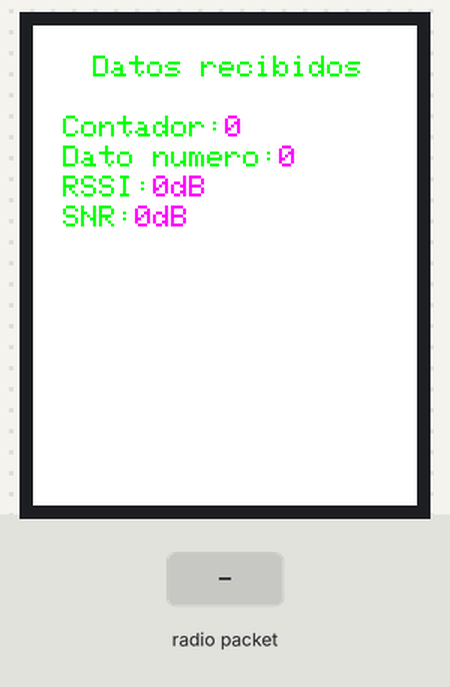
The sketch below on a simulated ESP32. Parts: 128×160 colour display. The test bench sets the inputs (shaded band). Storage starts empty; no radio packets arrive unless stated; what the sketch prints to the serial monitor is not drawn.

Above: at 6.4 s.
6.5 s: radio packet "10" arrives
At 7.7 s:
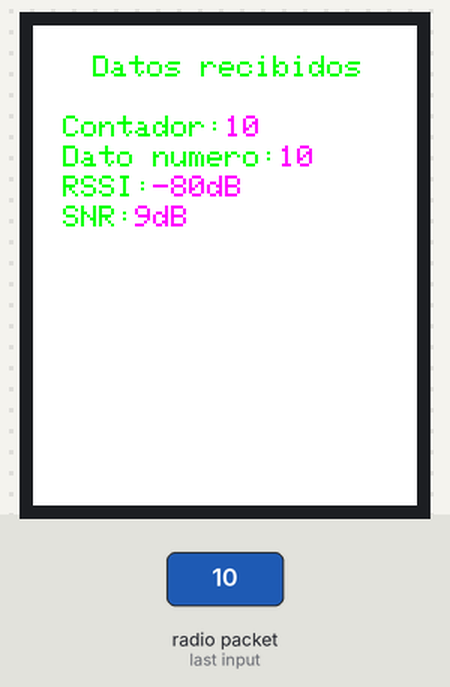
8.0 s: radio packet "5" arrives
At 8.9 s:
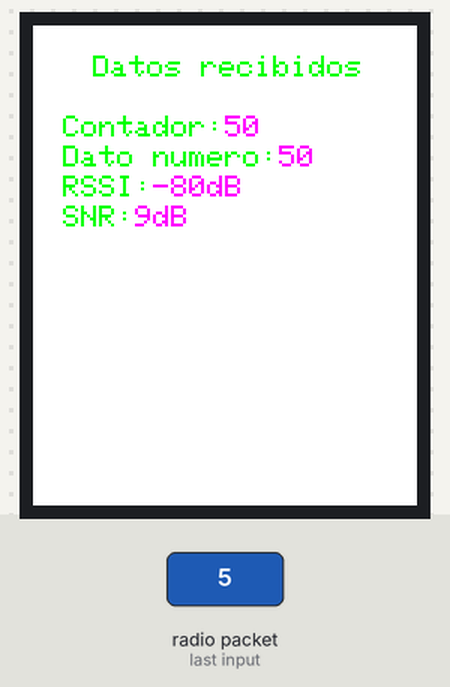
Timing chart, 0 to 11.0 s (numbered marks = the images above; inputs shaded):
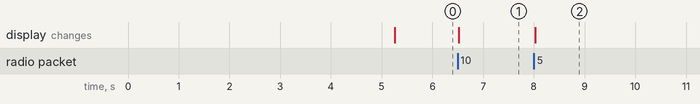

Measured:
- after the input at 6.5 s, the display: changes at once (image 1)
- after the input at 8.0 s, the display: changes at once (image 2)

The sketch:

RX_counter.ino
```cpp
#include <Arduino.h>
#include <Adafruit_GFX.h>
#include <Adafruit_ST7735.h>
#include <SPI.h>
#include <Wire.h>
#include <LoRa.h>
#include <TinyGPS.h>
#include <HardwareSerial.h>
#include <HMC5883L.h>
#include <SD.h>
#include <FS.h>

//Asignacion de pines para el modulo LoRa:
#define ss 5
#define rst 14
#define dio0 2
/* https://how2electronics.com/esp32-lora-sx1278-76-transmitter-receiver/
ESP32 Pins	            SX1278 Pins
GND 	                  GND
3.3V	                  VCC
D5(CS)	                  NSS
D23 	                  MOSI
D19 	                  MISO
D18 	                  SCK
D14 	                  RST
D2 	                      DIO0

*/

//Asignacion de pines para el display tft:
#define TFT_CS 12
#define TFT_RST 27
#define TFT_DC 13

//Creación de clases para uso de las librerias
Adafruit_ST7735 tft = Adafruit_ST7735(TFT_CS, TFT_DC, TFT_RST);
File SD_card_file;

//Variables para recepcion de datos LoRa
String inString = ""; // string to hold input
int val = 0;
String Datos_in = "";
int val_rssi, val_rssi_mean = 0;
float val_snr = 0.0;

//Variables para manipular datos de la SD
int UltimaPocicion=0;
int Valor=0;
char Archivo[50]="";
char Doc[50]="";
String cadena = "";
int totalBytes;

uint32_t Contador=0;
uint32_t Dato_num=0;


void setup()
{
    Serial.begin(9600);//Inicialización puerto serie (Comunicación con el PC)
//Inicialización del display tft
    tft.initR(INITR_BLACKTAB);
    tft.invertDisplay(false);
    //tft.setRotation(3);
    tft.fillScreen(ST7735_WHITE);                   //Background NEGRO de la TFT
    tft.setTextColor(ST7735_GREEN, ST7735_WHITE); // set color de texto magenta con fondo negro (revisar seccion de Notas)
    tft.setTextSize(1);
    tft.setCursor(30,40);
//Inicializacion modulo LoRa
    tft.println(F("LoRa Receiver"));
    LoRa.setPins(ss, rst, dio0);
    if (!LoRa.begin(433E6))
    { // or 915E6
       tft.setTextColor(ST7735_YELLOW, ST7735_WHITE);
       tft.setCursor(0,48);
       tft.println(F("Starting LoRa failed!"));
       while (1);//De no iniciar correctamente el módulo LoRa se encierra en el lazo infinito y no se ejecuta lo demás
    }
    tft.setTextColor(ST7735_MAGENTA, ST7735_WHITE);
    tft.setCursor(0,48);
    tft.println(F("Configuration completed successfully!...."));
    //Configuraciones extra del modulo LoRa (Revisar la seccion de Notas )
      LoRa.setSignalBandwidth(250E3);
      LoRa.setSpreadingFactor(12);
      LoRa.setPreambleLength(6);
      LoRa.setCodingRate4(7);
      LoRa.setGain(0);
      LoRa.enableCrc();
    //
    if (!SD.begin(33))
    { //Con esta definicion de 33 se cambia de pin CS...si no, SD.begin() coloca por defecto el GPIO5
        //Serial.println("Card Mount Failed");
        //Serial.println("No SD =(");
        tft.setCursor(0, 68);                         //Tabala de colores que en realidad estan siendo mostrados
        tft.setTextColor(ST7735_GREEN, ST7735_WHITE); //COLOR MAGENTA
        tft.println("SD failed, error!");
    }
    else
    {
        //Serial.println("SD =)");
        tft.setCursor(0, 68);                         //Tabala de colores que en realidad estan siendo mostrados
        tft.setTextColor(ST7735_GREEN, ST7735_WHITE); //COLOR MAGENTA
        tft.println("SD started, ok!");
    }

    SD_card_file = SD.open("/Tracker_data/Num_doc.txt"); //abrimos  el archivo
    totalBytes = SD_card_file.size();
    if (SD_card_file)
    {
        if (UltimaPocicion >= totalBytes)
            UltimaPocicion = 0;
        SD_card_file.seek(UltimaPocicion);

        //--Leemos una línea de la hoja de texto--------------
        while (SD_card_file.available())
        {

            char caracter = SD_card_file.read();
            cadena = cadena + caracter;
            UltimaPocicion = SD_card_file.position();
            if (caracter == 10) //ASCII de nueva de línea
            {
                break;
            }
        }
        //---------------------------------------------------
        SD_card_file.close(); //cerramos el archivo

        //Rutina para evitar la sobreescritura de la base de datos
        Valor = cadena.toInt();
        sprintf(Doc, "Doc#-->Data%d_RX.txt", Valor);
        sprintf(Archivo, "/Tracker_data/Data%d_RX.txt", Valor);
        SD_card_file = SD.open(Archivo, FILE_WRITE);
        SD_card_file.println("Contador_TX,Numero_dato,RSSI,SNR");
        SD_card_file.close();
        Valor = Valor + 1;
        SD_card_file = SD.open("/Tracker_data/Num_doc.txt", FILE_WRITE);
        SD_card_file.println(Valor);
        SD_card_file.close();
        tft.setCursor(0, 78);
        tft.println("Datalogger ok!");
        tft.println(Doc);
    }
    else
    {
        //Serial.println("Error al abrir el archivo");
        tft.setCursor(0, 78);
        tft.println("Error al abrir el archivo");
    }

    delay(5000);
    tft.fillScreen(ST7735_WHITE);//Borrar toda la escena mostrada (Display clear)

}

void loop()
{
    tft.setTextColor(ST7735_GREEN, ST7735_WHITE);
    tft.setTextSize(1);
    tft.setCursor(20,10);
    tft.print(F("Datos recibidos"));
    datos_TX_in();
    tft.setCursor(10,30);
    tft.print(F("Contador:"));
    tft.setTextColor(ST7735_MAGENTA, ST7735_WHITE);
    tft.print(Contador);
    tft.setTextColor(ST7735_GREEN, ST7735_WHITE);
    tft.setCursor(10,40);
    tft.print(F("Dato numero:"));
    tft.setTextColor(ST7735_MAGENTA, ST7735_WHITE);
    tft.print(Dato_num);

    tft.setTextColor(ST7735_GREEN, ST7735_WHITE);
    tft.setCursor(10,50);
    tft.print(F("RSSI:"));
    tft.setTextColor(ST7735_MAGENTA, ST7735_WHITE);
    tft.print(val_rssi_mean);
    tft.print("dB");

    tft.setTextColor(ST7735_GREEN, ST7735_WHITE);
    tft.setCursor(10,60);
    tft.print(F("SNR:"));
    tft.setTextColor(ST7735_MAGENTA, ST7735_WHITE);
    tft.print((int)val_snr);
    tft.print("dB");

	delay(10);
    //tft.fillScreen(ST7735_WHITE);
}

void datos_TX_in()
{
    // try to parse packet
    int packetSize = LoRa.parsePacket();
    if (packetSize)
    {
        // read packet
        while (LoRa.available())
        {
            int inChar = LoRa.read();
            inString += (char)inChar;
            Datos_in = inString;
        }
        Serial.println(Datos_in);
        separar_datos(Datos_in);
        val_snr = LoRa.packetSnr();
        val_rssi_mean=LoRa.packetRssi();
        Guardar_SD();
        inString = "";
    }

}

void separar_datos(String data_tx)
{
    long temp = 0;
    int index1 = 0;
    int index2 = 0;
    String dato_string = "";

    index1 = data_tx.indexOf('A');
    index2 = data_tx.indexOf('B');
    dato_string = data_tx.substring(index1 + 1, index2);
    Serial.println(dato_string);
    temp = dato_string.toInt();
    Contador=temp;

    index1 = data_tx.indexOf('B');
    index2 = data_tx.indexOf('C');
    dato_string = data_tx.substring(index1 + 1, index2);
    Serial.println(dato_string);
    temp = dato_string.toInt();
    Dato_num=temp;
}

void Guardar_SD()
{

    SD_card_file = SD.open(Archivo, FILE_APPEND);
    if (!SD_card_file)
    {
        SD_card_file.close();
    }
    else
    {

        SD_card_file = SD.open(Archivo, FILE_APPEND);
        SD_card_file.print(Contador);
        SD_card_file.print(",");
        SD_card_file.print(Dato_num);
        SD_card_file.print(",");
        SD_card_file.print(val_rssi_mean);
        SD_card_file.print(",");
        SD_card_file.println(val_snr, 2);
        SD_card_file.close();
    }

}
```
